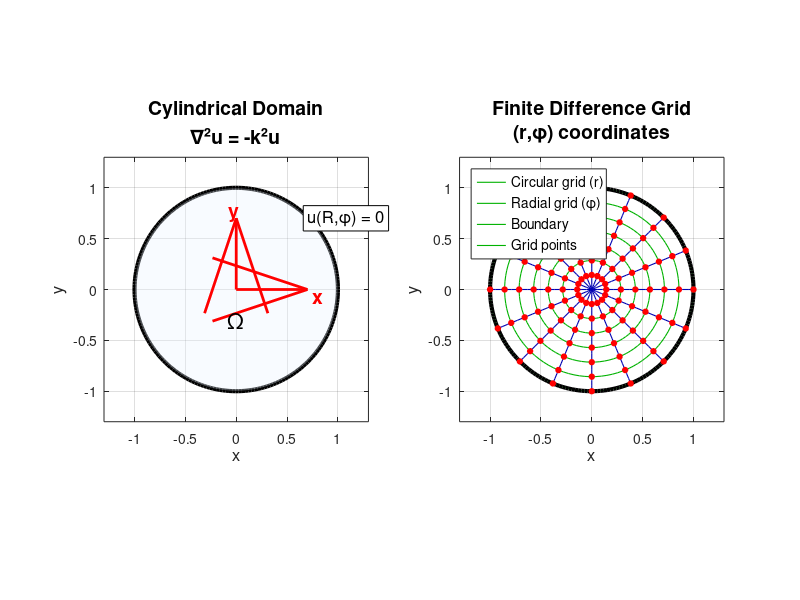

Recreate this plot in MATLAB. (Note: this script raises an error after producing the figure.)
function cylindrical_wave_modes()
% CYLINDRICAL_WAVE_MODES - Solve 2D harmonic wave equation in cylindrical coordinates
%
% Solves: ∇²u = -k²u in cylindrical domain with u(R,φ) = 0
% Using separation of variables and Bessel functions
%
% Generates:
% 1. Geometry and discretization figure
% 2. First 8 eigenmodes in 2x4 subplot arrangement

%% Parameters
R = 1.0;           % Domain radius
nr = 50;           % Radial grid points
nphi = 100;        % Angular grid points for plotting

%% Create coordinate grids
r = linspace(0, R, nr);
phi = linspace(0, 2*pi, nphi);
[R_mesh, PHI_mesh] = meshgrid(r, phi);
X_mesh = R_mesh .* cos(PHI_mesh);
Y_mesh = R_mesh .* sin(PHI_mesh);

%% Figure 1: Geometry and Grid
figure('Position', [100, 100, 1200, 500]);

% Subplot 1: Domain geometry
subplot(1, 2, 1);
theta = linspace(0, 2*pi, 200);
x_boundary = cos(theta);
y_boundary = sin(theta);

plot(x_boundary, y_boundary, 'k-', 'LineWidth', 3);
hold on;
fill(x_boundary, y_boundary, [0.9, 0.95, 1], 'FaceAlpha', 0.3);

% Add coordinate system
arrow_props = {'LineWidth', 2, 'Color', 'red', 'MaxHeadSize', 0.8};
quiver(0, 0, 0.7, 0, 0, arrow_props{:});
quiver(0, 0, 0, 0.7, 0, arrow_props{:});
text(0.75, -0.08, 'x', 'FontSize', 14, 'Color', 'red', 'FontWeight', 'bold');
text(-0.08, 0.75, 'y', 'FontSize', 14, 'Color', 'red', 'FontWeight', 'bold');

% Add labels and annotations
text(0, -0.3, 'Ω', 'FontSize', 16, 'HorizontalAlignment', 'center');
text(0.7, 0.7, 'u(R,φ) = 0', 'FontSize', 12, 'BackgroundColor', 'white', ...
     'EdgeColor', 'black', 'Margin', 3);

xlim([-1.3, 1.3]);
ylim([-1.3, 1.3]);
axis equal;
grid on;
xlabel('x', 'FontSize', 12);
ylabel('y', 'FontSize', 12);
title({'Cylindrical Domain', '∇²u = -k²u'}, 'FontSize', 14, 'FontWeight', 'bold');

% Subplot 2: Grid discretization
subplot(1, 2, 2);

% Plot radial grid lines
nr_plot = 8;  % Fewer lines for clarity
nphi_plot = 16;
r_plot = linspace(0, R, nr_plot);
phi_plot = linspace(0, 2*pi, nphi_plot+1);

for i = 2:nr_plot  % Skip r=0
    theta_circle = linspace(0, 2*pi, 100);
    x_circle = r_plot(i) * cos(theta_circle);
    y_circle = r_plot(i) * sin(theta_circle);
    plot(x_circle, y_circle, 'g-', 'LineWidth', 0.8, 'Color', [0, 0.7, 0]);
    hold on;
end

% Plot angular grid lines
for j = 1:nphi_plot
    r_line = linspace(0, R, 20);
    x_line = r_line * cos(phi_plot(j));
    y_line = r_line * sin(phi_plot(j));
    plot(x_line, y_line, 'b-', 'LineWidth', 0.8, 'Color', [0, 0, 0.7]);
end

% Boundary
plot(x_boundary, y_boundary, 'k-', 'LineWidth', 3);

% Grid points
[R_grid, PHI_grid] = meshgrid(r_plot(2:end), phi_plot(1:end-1));
X_grid = R_grid .* cos(PHI_grid);
Y_grid = R_grid .* sin(PHI_grid);
plot(X_grid(:), Y_grid(:), 'ro', 'MarkerSize', 4, 'MarkerFaceColor', 'red');

xlim([-1.3, 1.3]);
ylim([-1.3, 1.3]);
axis equal;
grid on;
xlabel('x', 'FontSize', 12);
ylabel('y', 'FontSize', 12);
title({'Finite Difference Grid', '(r,φ) coordinates'}, 'FontSize', 14, 'FontWeight', 'bold');

% Add legend
legend({'Circular grid (r)', 'Radial grid (φ)', 'Boundary', 'Grid points'}, ...
       'Location', 'northwest', 'FontSize', 10);

sgtitle('2D Cylindrical Wave Equation: Geometry and Discretization', ...
        'FontSize', 16, 'FontWeight', 'bold');

% Save figure
saveas(gcf, 'geometry_discretization.png');

%% Calculate analytical eigenvalues and modes
% First few zeros of Bessel functions
J0_zeros = [2.4048, 5.5201, 8.6537, 11.7915];  % J₀ zeros
J1_zeros = [3.8317, 7.0156, 10.1735, 13.3237]; % J₁ zeros  
J2_zeros = [5.1356, 8.4172, 11.6198, 14.7960]; % J₂ zeros
J3_zeros = [6.3802, 9.7610, 13.0152, 16.2235]; % J₃ zeros

% Collect mode data
modes = [];

% (0,1), (0,2), (0,3) - Axisymmetric modes
for n = 1:3
    k_val = J0_zeros(n) / R;
    mode_data.m = 0;
    mode_data.n = n;
    mode_data.k = k_val;
    mode_data.type = 'axisymmetric';
    modes = [modes, mode_data];
end

% (1,1), (1,2), (1,3) - First azimuthal modes  
for n = 1:3
    k_val = J1_zeros(n) / R;
    mode_data.m = 1;
    mode_data.n = n;
    mode_data.k = k_val;
    mode_data.type = 'cos';
    modes = [modes, mode_data];
end

% (2,1), (2,2) - Second azimuthal modes
for n = 1:2
    k_val = J2_zeros(n) / R;
    mode_data.m = 2;
    mode_data.n = n;
    mode_data.k = k_val;
    mode_data.type = 'cos';
    modes = [modes, mode_data];
end

%% Figure 2: Mode shapes (2x4 subplot)
figure('Position', [150, 150, 1600, 800]);

for idx = 1:8
    subplot(2, 4, idx);
    
    mode = modes(idx);
    m = mode.m;
    n = mode.n;
    k = mode.k;
    
    % Calculate mode shape
    U = zeros(size(R_mesh));
    
    for i = 1:length(r)
        for j = 1:length(phi)
            r_val = r(i);
            phi_val = phi(j);
            
            if r_val == 0
                if m == 0
                    radial_part = 1;  % J₀(0) = 1
                else
                    radial_part = 0;  % Jₘ(0) = 0 for m > 0
                end
            else
                radial_part = besselj(m, k * r_val);
            end
            
            if strcmp(mode.type, 'axisymmetric')
                angular_part = 1;
            else
                angular_part = cos(m * phi_val);
            end
            
            U(j, i) = radial_part * angular_part;
        end
    end
    
    % Plot
    contourf(X_mesh, Y_mesh, U, 20, 'LineStyle', 'none');
    hold on;
    contour(X_mesh, Y_mesh, U, 10, 'k-', 'LineWidth', 0.5, 'LineStyle', '-');
    
    % Add boundary circle
    plot(x_boundary, y_boundary, 'k-', 'LineWidth', 2);
    
    % Formatting
    axis equal;
    xlim([-1.1, 1.1]);
    ylim([-1.1, 1.1]);
    
    % Colormap and colorbar
    colormap(redblue_colormap());
    c = colorbar;
    c.Label.String = 'u(r,φ)';
    c.Label.FontSize = 10;
    
    % Title
    if m == 0
        title_str = sprintf('Mode (0,%d)\nk = %.3f', n, k);
    else
        title_str = sprintf('Mode (%d,%d)\nk = %.3f', m, n, k);
    end
    title(title_str, 'FontSize', 11, 'FontWeight', 'bold');
    
    % Remove ticks for cleaner look
    set(gca, 'XTick', [], 'YTick', []);
    
    % Add mode pattern description
    if m == 0
        pattern_desc = 'Axisymmetric';
    elseif m == 1
        pattern_desc = 'Dipole';
    elseif m == 2
        pattern_desc = 'Quadrupole';
    else
        pattern_desc = sprintf('%d-pole', 2*m);
    end
    
    text(0, -1.25, pattern_desc, 'HorizontalAlignment', 'center', ...
         'FontSize', 10, 'FontWeight', 'bold', 'Color', [0.5, 0.5, 0.5]);
end

sgtitle('Cylindrical Wave Equation Eigenmodes: u(r,φ) = J_m(k_{mn}r)[cos(mφ)/sin(mφ)]', ...
        'FontSize', 16, 'FontWeight', 'bold');

% Save figure
saveas(gcf, 'modes_cylindrical.png');

%% Figure 3: Eigenvalue Analysis
figure('Position', [200, 200, 1400, 600]);

% Extend mode data for better visualization
all_modes = [];

% Calculate more modes for each m
m_values = [0, 1, 2, 3, 4];
n_max = 6;  % Number of radial modes to calculate

for m_idx = 1:length(m_values)
    m = m_values(m_idx);
    
    % Get Bessel function zeros
    if m == 0
        zeros_list = [2.4048, 5.5201, 8.6537, 11.7915, 15.2049, 18.4445];
    elseif m == 1
        zeros_list = [3.8317, 7.0156, 10.1735, 13.3237, 16.4599, 19.5808];
    elseif m == 2
        zeros_list = [5.1356, 8.4172, 11.6198, 14.7960, 17.9597, 21.1169];
    elseif m == 3
        zeros_list = [6.3802, 9.7610, 13.0152, 16.2235, 19.4148, 22.5982];
    elseif m == 4
        zeros_list = [7.5883, 11.0647, 14.3725, 17.6160, 20.8269, 24.0182];
    end
    
    for n = 1:n_max
        mode_info.m = m;
        mode_info.n = n;
        mode_info.k = zeros_list(n) / R;
        all_modes = [all_modes, mode_info];
    end
end

% Subplot 1: Eigenvalues vs radial mode number for different m
subplot(1, 3, 1);
colors = {'b-o', 'r-s', 'g-^', 'm-d', 'c-v'};
hold on;

for m_idx = 1:length(m_values)
    m = m_values(m_idx);
    n_vals = [];
    k_vals = [];
    
    for mode = all_modes
        if mode.m == m
            n_vals = [n_vals, mode.n];
            k_vals = [k_vals, mode.k];
        end
    end
    
    plot(n_vals, k_vals, colors{m_idx}, 'LineWidth', 2, 'MarkerSize', 6, ...
         'DisplayName', sprintf('m = %d', m));
end

xlabel('Radial mode number (n)', 'FontSize', 12);
ylabel('Eigenvalue k_{mn}', 'FontSize', 12);
title('Eigenvalues vs Radial Mode Number', 'FontSize', 14, 'FontWeight', 'bold');
legend('Location', 'northwest', 'FontSize', 10);
grid on;
xlim([0.5, n_max + 0.5]);

% Subplot 2: Eigenvalues vs azimuthal mode number for different n
subplot(1, 3, 2);
colors_n = {'b-o', 'r-s', 'g-^', 'm-d', 'c-v', 'k-p'};
hold on;

for n = 1:4  % First 4 radial modes
    m_vals = [];
    k_vals = [];
    
    for mode = all_modes
        if mode.n == n && mode.m <= 4
            m_vals = [m_vals, mode.m];
            k_vals = [k_vals, mode.k];
        end
    end
    
    plot(m_vals, k_vals, colors_n{n}, 'LineWidth', 2, 'MarkerSize', 6, ...
         'DisplayName', sprintf('n = %d', n));
end

xlabel('Azimuthal mode number (m)', 'FontSize', 12);
ylabel('Eigenvalue k_{mn}', 'FontSize', 12);
title('Eigenvalues vs Azimuthal Mode Number', 'FontSize', 14, 'FontWeight', 'bold');
legend('Location', 'northwest', 'FontSize', 10);
grid on;
xlim([-0.5, 4.5]);

% Subplot 3: 2D eigenvalue map
subplot(1, 3, 3);

% Create matrices for surface plot
m_range = 0:4;
n_range = 1:6;
[M_grid, N_grid] = meshgrid(m_range, n_range);
K_grid = zeros(size(M_grid));

for i = 1:length(n_range)
    for j = 1:length(m_range)
        m = M_grid(i, j);
        n = N_grid(i, j);
        
        % Find corresponding eigenvalue
        for mode = all_modes
            if mode.m == m && mode.n == n
                K_grid(i, j) = mode.k;
                break;
            end
        end
    end
end

% Create surface plot
surf(M_grid, N_grid, K_grid, 'EdgeColor', 'black', 'LineWidth', 0.5);
colormap(jet);
colorbar;

% Add data points
hold on;
for mode = all_modes
    if mode.m <= 4 && mode.n <= 6
        plot3(mode.m, mode.n, mode.k, 'ko', 'MarkerSize', 8, ...
              'MarkerFaceColor', 'white', 'LineWidth', 2);
    end
end

xlabel('Azimuthal mode (m)', 'FontSize', 12);
ylabel('Radial mode (n)', 'FontSize', 12);
zlabel('Eigenvalue k_{mn}', 'FontSize', 12);
title('Eigenvalue Surface k_{mn}', 'FontSize', 14, 'FontWeight', 'bold');
view(45, 30);
grid on;

% Add text annotations for some key eigenvalues
text(0, 1, all_modes(1).k + 1, sprintf('k_{01} = %.3f', all_modes(1).k), ...
     'FontSize', 10, 'FontWeight', 'bold', 'Color', 'red');
text(1, 1, all_modes(7).k + 1, sprintf('k_{11} = %.3f', all_modes(7).k), ...
     'FontSize', 10, 'FontWeight', 'bold', 'Color', 'red');

sgtitle('Cylindrical Wave Equation: Eigenvalue Analysis', ...
        'FontSize', 16, 'FontWeight', 'bold');

% Save figure
saveas(gcf, 'eigenvalues_cylindrical.png');

%% Display eigenvalue table
fprintf('\n=== Cylindrical Wave Equation Eigenvalues ===\n');
fprintf('Mode (m,n)    k_analytical    Pattern\n');
fprintf('----------------------------------------\n');
for idx = 1:8
    mode = modes(idx);
    if mode.m == 0
        fprintf('  (0,%d)         %.6f      Axisymmetric\n', mode.n, mode.k);
    else
        pattern_name = {'Dipole', 'Quadrupole'};
        if mode.m <= 2
            pattern = pattern_name{mode.m};
        else
            pattern = sprintf('%d-pole', 2*mode.m);
        end
        fprintf('  (%d,%d)         %.6f      %s\n', mode.m, mode.n, mode.k, pattern);
    end
end
fprintf('----------------------------------------\n');

fprintf('\nGenerated files:\n');
fprintf('- geometry_discretization.png\n');
fprintf('- modes_cylindrical.png\n');
fprintf('- eigenvalues_cylindrical.png\n');

end

function cmap = redblue_colormap()
% Create a red-white-blue colormap
n = 64;
r = [linspace(0, 1, n/2), ones(1, n/2)]';
g = [linspace(0, 1, n/2), linspace(1, 0, n/2)]';
b = [ones(1, n/2), linspace(1, 0, n/2)]';
cmap = [r, g, b];
end
